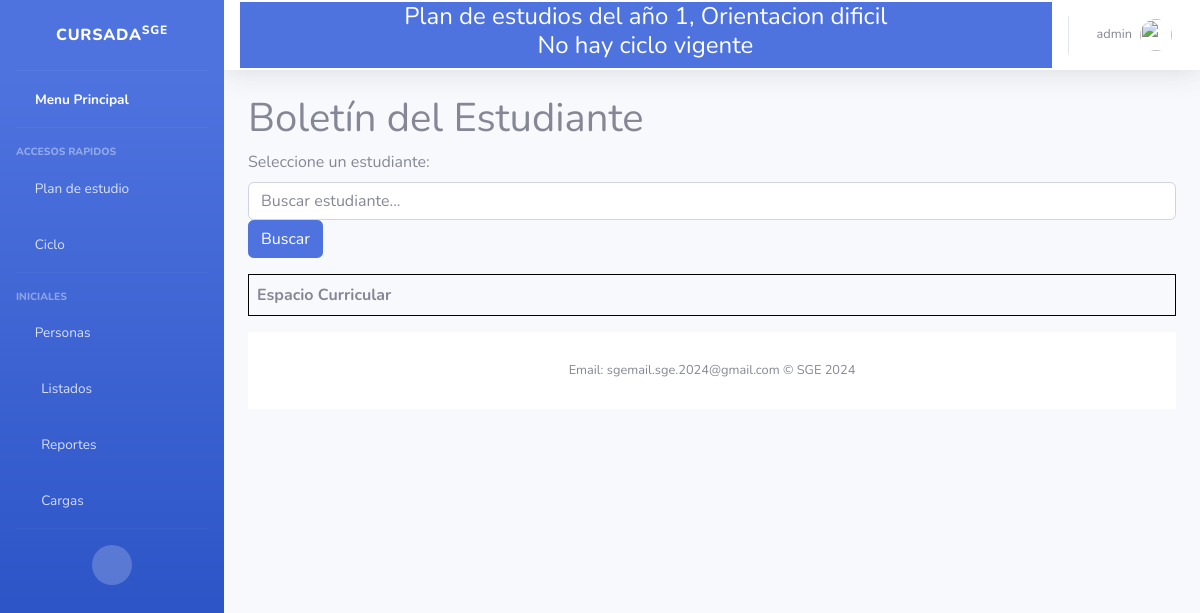
The app's page /Clases/verBoletines/ (signed in), older data.
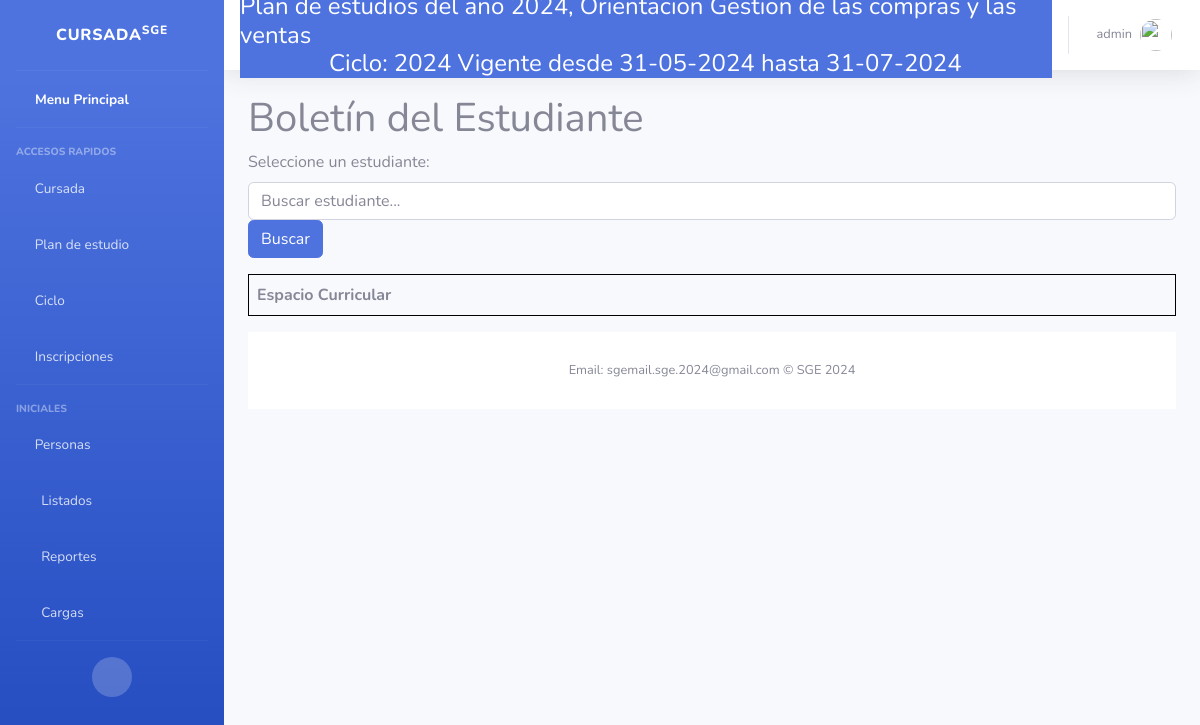
The same page, newer data.
### Core/models.py (models this page shows, shortened)
class PlanDeEstudios(models.Model):
    MAXCODIGO=20
    MAXANIO=4
    MAXORIENTACION= 50
    MAXNIVEL= 50
    MAXDESCRIPCION=50
    codigo= models.CharField(
        help_text="Ej: 123456",
        unique=True,
        max_length=MAXCODIGO,
        null=False,
        blank=False,
        error_messages={
            'blank': "El nombre es obligatorio"
        }
    )
    anio = models.CharField(
        help_text="Ej: 2024",
        unique=False,
        max_length=MAXANIO,
        null=True,
        blank=False,
        default= 1,
        error_messages={
            'blank': "el anio es obligatorio"
        }
    )
    orientacion = models.CharField(
        help_text="Ej: Profesorado de educacion primaria",
        unique=False,
        max_length=MAXORIENTACION,
        null=False,
        blank=False,
        primary_key=False,
        error_messages={
            'blank': "la orientacion es obligatoria"
        }
    )
    nivel = models.CharField(
        help_text="Ej: Primario",
        unique=False,
        max_length= MAXORIENTACION,
        null=False,
        blank=False,
        error_messages={
            'blank': "El nivel es obligatorio"
        }
    )
    descripcion = models.CharField(
        help_text="Ej: descripcion del plan de estudios",
        unique=False,
        max_length= MAXDESCRIPCION,
        null=False,
        blank=True,
    )
    esActual = models.BooleanField(
        default= True
    )
    implementado = models.BooleanField(
        default= False
    )
    cantidadAnios = models.PositiveIntegerField()
    def __str__(self):
        return "Plan de estudios del año {0}, Orientacion {1}".format(self.anio, self.orientacion)

class Ciclo (models.Model):
    anioCalendario = models.CharField(
        help_text="Ej: 2024",
        max_length=4,
        unique= True)
    fechaInicio = models.DateField(help_text="Ej: 16/02/2024",
                                   default=now)
    plan = models.ForeignKey(PlanDeEstudios, blank=False, on_delete=models.CASCADE)
    fechaFin = models.DateField(help_text="Ej: 28/11/2024",)
    esActual = models.BooleanField(
        default= True
    )
    def __str__(self):
        return "{0} Vigente desde {1} hasta {2}".format(self.anioCalendario,self.fechaInicio.strftime("%d-%m-%Y"), self.fechaFin.strftime("%d-%m-%Y"))

### Clases/views.py (the view, shortened to what this page needs)
@login_required
def verBoletines(request):
    if request.method == 'GET':
        inscripciones = Inscripcion.objects.filter(ciclo = request.ciclo)
        estudiantes = []
        for inscripcion in inscripciones:
            estudiantes.append(inscripcion.estudiante)
        estudiantes = sorted(estudiantes,key=lambda e:e.nombre)
        return render(request, 'Calificacion/verBoletines.html',
                      {'estudiantes':estudiantes})

### Clases/templates/Calificacion/verBoletines.html (shortened to what this page needs)
{% extends 'index.html' %}
{% load bootstrap5 %}
{% block content %}
<head>
    <link rel="stylesheet" href="https://code.jquery.com/ui/1.12.1/themes/base/jquery-ui.css">
</head>
<body>
    <h1>Boletín del Estudiante</h1>
    <div>
        <label for="estudiante-autocomplete">Seleccione un estudiante:</label>
        <input type="text" class="form-control" id="estudiante-autocomplete" placeholder="Buscar estudiante...">
        <button class="btn btn-primary mb-3" id="buscar">Buscar</button>
    </div>
    <div id="boletin">
        <table id="tabla-notas">
            <thead>
                <tr>
                    <th>Espacio Curricular</th>
                </tr>
            </thead>
        </table>
    </div>
</body>
{% endblock %}

### principal/templates/index.html (shortened to what the changed rows need)
<!DOCTYPE html>
<html lang="en">
<head>
    <link href="https://cdn.jsdelivr.net/npm/bootstrap@5.2.3/dist/css/bootstrap.min.css" rel="stylesheet">
    <link href= "{% static 'vendor/fontawesome-free/css/all.min.css' %}" rel="stylesheet" type="text/css">
    <link href="{% static 'css/sb-admin-2.min.css' %}" rel="stylesheet">
    {% load bootstrap5 %}
</head>
{% block sidebar %}
<body id="page-top">
    <div id="wrapper">
        <ul class="navbar-nav bg-gradient-primary sidebar sidebar-dark accordion" id="accordionSidebar">
            {% if request.hayCicloActivo %}
            <li class="nav-item">
                <a class="nav-link collapsed" href="#" data-toggle="collapse" data-target="#collapseTree"
                    aria-expanded="true" aria-controls="collapseTwo">
                    <i class="far fa-file"></i>
                    <span>Cursada</span>
                </a>
            </li>
            {% endif %}
            {% if request.hayCicloActivo %}
            <li class="nav-item">
                <a class="nav-link collapsed" href="#" data-toggle="collapse" data-target="#collapseUtilities"
                    aria-expanded="true" aria-controls="collapseUtilities">
                    <i class="fas fa-user-check"></i>
                    <span>Inscripciones</span>
                </a>
            </li>
            {% endif %}
            {% endblock sidebar %}
        </ul>
        <div id="content-wrapper" class="d-flex flex-column">
            <div id="content">
<nav class="navbar navbar-expand navbar-light bg-white topbar mb-4 static-top shadow">
    <div class="container input-group btn-primary d-flex flex-column">
        {% if request.hayPlan %}
        <h4 class="mb-0">{{request.plan}}</h4>
        {% else %}
        <h4> No hay plan vigente</h4>
        {% endif %}
        {% if request.ciclo %}
        <h4 class="mb-0">Ciclo: {{request.ciclo}}</h4>
        {% else %}
        <h4> No hay ciclo vigente</h4>
        {% endif %}
    </div>
</nav>
                <div class="container-fluid">
                {% block content %}{% endblock content %}
        </div>
</body>
</html>

Row changes from the older to the newer data that the page shows:
removed PlanDeEstudios: plan "Plan de estudios del año 1, Orientacion dificil"
added Ciclo: ciclo "2024 Vigente desde 31-05-2024 hasta 31-07-2024"
Text that changed along with them:
text no longer shown: "No hay ciclo vigente"
text now shown: "Cursada Inscripciones Ciclo:"
